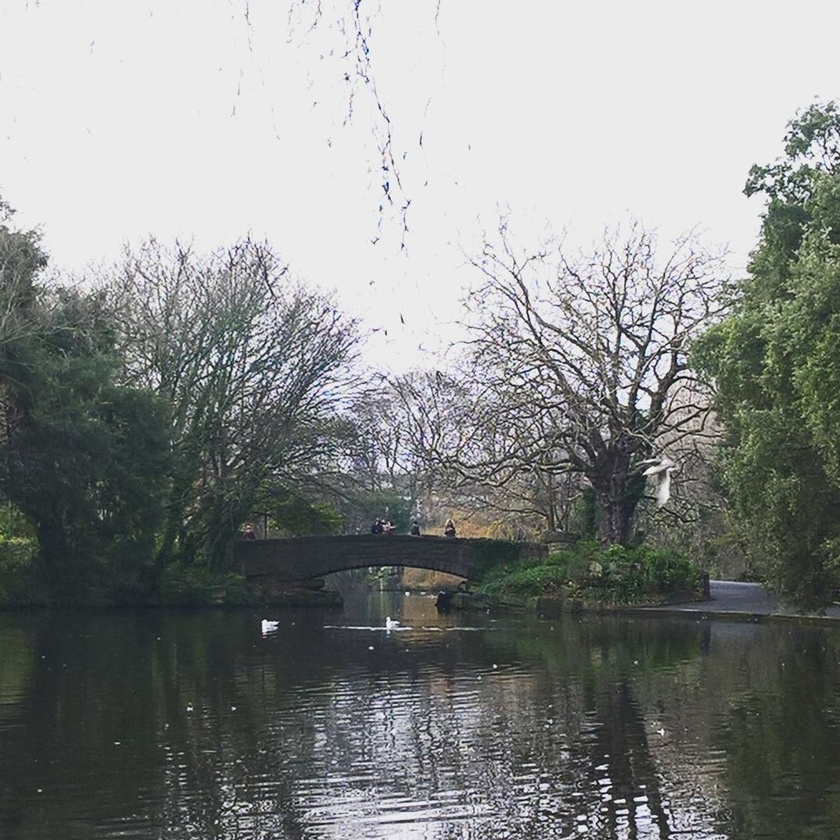
#> input picture paisagemPropria.jpg, 840 x 840 px, shrunk from 1080 x 1080 before the run, found by its file name
$ python laplace.py   (older library calls are emulated)
#> lines starting #> are read from the running program, lines starting #| are printed output that depends on the picture
import numpy as np
import cv2
import time

inicio = time.time()

img = cv2.imread('paisagemPropria.jpg')
#> img is the input picture: shape (840, 840, 3); mean B, G, R 135.5, 137.2, 134.3
img = cv2.cvtColor(img, cv2.COLOR_BGR2GRAY)
#> img: shape (840, 840)
lap = cv2.Laplacian(img, cv2.CV_64F)
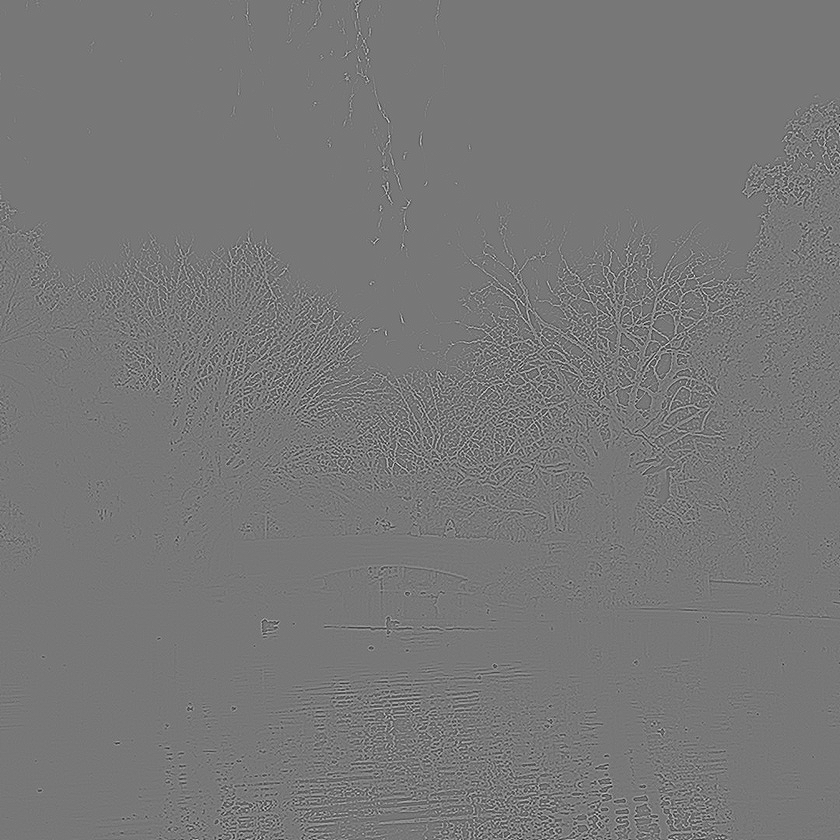
#> lap: shape (840, 840) float64; min -377, max 425, mean 0; drawn with min black and max white
lap = np.uint8(np.absolute(lap))
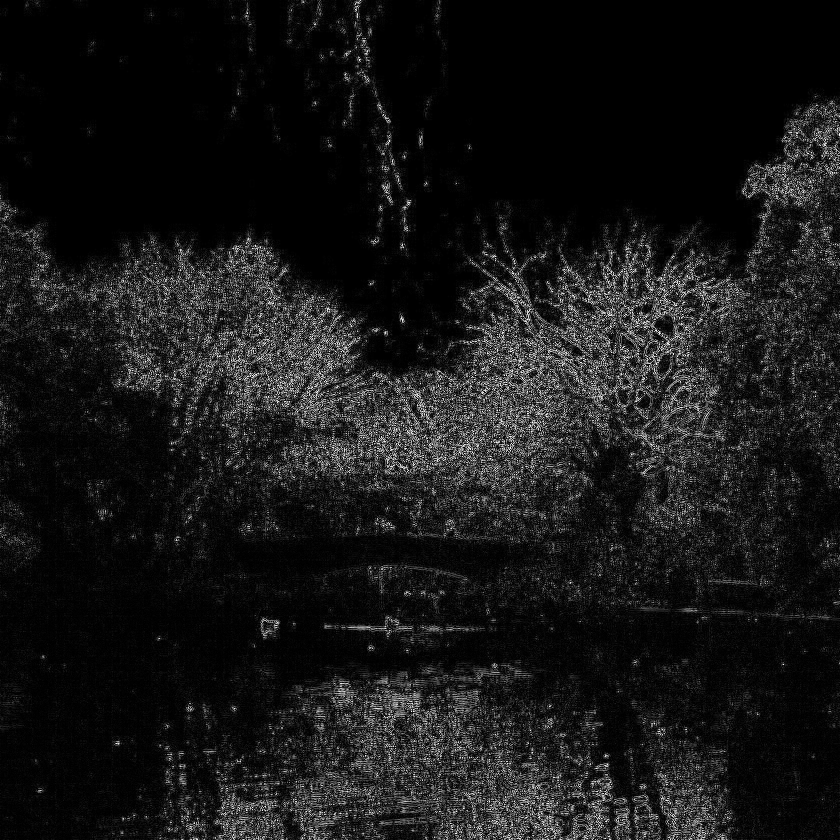
#> lap: shape (840, 840); min 0, max 255, mean 23.2
resultado = np.vstack([img, lap])
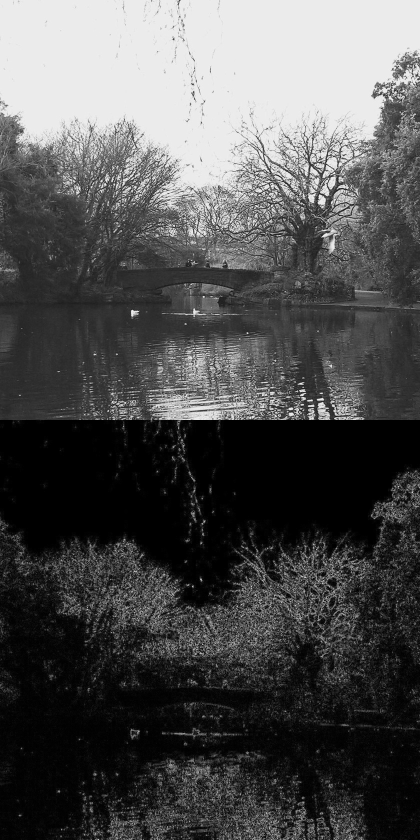
#> resultado: shape (1680, 840) (shown at 1/2 size); min 0, max 255, mean 79.7
cv2.imshow("Filtro Laplaciano", resultado)
cv2.waitKey(0)


fim = time.time()
print(fim - inicio)
